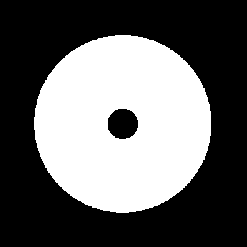
//> input picture DIP/play/hw/image2.bmp, 247 x 247 px
$ ./radon image2.bmp   (built with g++ and OpenCV 4)
//> lines starting //> are read from the running program, lines starting //| are printed output that depends on the picture; after the words box and inside, x2 and y2 are one past the last pixel; in counts of white or black regions, pixels touching at a corner belong together
// radon.cpp
// C++20, OpenCV >= 4
//
// 编译： g++ -std=c++20 radon.cpp `pkg-config --cflags --libs opencv4` -O2 -o radon
//
// 用法： ./radon input.png sinogram.png profile.png [num_angles] [profile_angle_deg]
//   默认 num_angles = 180 (0..179 deg)
//   默认 profile_angle_deg = 90
//
// 输出：生成 sinogram（灰度图）和指定角度的剖面图（profile）

#include <opencv2/opencv.hpp>
#include <cmath>
#include <iostream>
#include <string>

using namespace cv;
using std::cerr;
using std::cout;
using std::endl;
using std::string;

static Mat rotateImage(const Mat &src, double angle_deg, const Size &dstSize)
{
    // 旋转中心取图像中心；使用双线性插值并填充为 0（黑）
    Point2f center((float)(src.cols / 2.0), (float)(src.rows / 2.0));
    Mat M = getRotationMatrix2D(center, angle_deg, 1.0);

    // 为了把旋转后的图像完整装下，先把仿射矩阵平移到目标图像中心
    // 这里假设 dstSize 是足够大的（通常为对角线长度的正方形）
    // 需要把旋转中心从 src 的中心映射到 dst 的中心
    M.at<double>(0, 2) += (dstSize.width - src.cols) / 2.0;
    M.at<double>(1, 2) += (dstSize.height - src.rows) / 2.0;

    Mat dst;
    warpAffine(src, dst, M, dstSize, INTER_LINEAR, BORDER_CONSTANT, Scalar(0));
    return dst;
}

int main(int argc, char **argv)
{
    if (argc < 2)
    {
        cout << "Usage: " << argv[0] << " input.png [num_angles] [profile_angle_deg]\n";
        return 0;
    }

    string inPath = argv[1];
    int numAngles = (argc >= 3) ? std::stoi(argv[2]) : 180;
    int profileAngleDeg = (argc >= 4) ? std::stoi(argv[3]) : 90;
    string sinogramOut = "sinogram" + std::to_string(numAngles) + ".png";
    string profileOut = "profile" + std::to_string(profileAngleDeg) + ".png";

    // 读入灰度图
    Mat img = imread(inPath, IMREAD_GRAYSCALE);
//> img: 247 rows x 247 cols, CV_8UC1; 39.3% white; 1 white region, box (x1, y1, x2, y2) and area: (34, 35, 211, 213) 23959
    if (img.empty())
    {
        cerr << "Error: cannot load image: " << inPath << endl;
        return 1;
    }

    // 转为 double 精度以避免整型溢出和丢失
    Mat img_d;
    img.convertTo(img_d, CV_64F, 1.0 / 255.0);

    // 为旋转后图像准备合适尺寸：使用对角线长度作为宽高（保证旋转不裁剪）
    double diag = std::sqrt((double)img_d.cols * img_d.cols + (double)img_d.rows * img_d.rows);
//> diag = 349.3
    int outSize = (int)std::ceil(diag);
//> outSize = 350
    Size padSize(outSize, outSize);
//> padSize = Size(350, 350)

    // 为了把原图放在中心，创建一个 pad 图像（将 src 放到中心）
    Mat padded = Mat::zeros(padSize, img_d.type());
    int xoff = (padSize.width - img_d.cols) / 2;
//> xoff = 51
    int yoff = (padSize.height - img_d.rows) / 2;
//> yoff = 51
    img_d.copyTo(padded(Rect(xoff, yoff, img_d.cols, img_d.rows)));
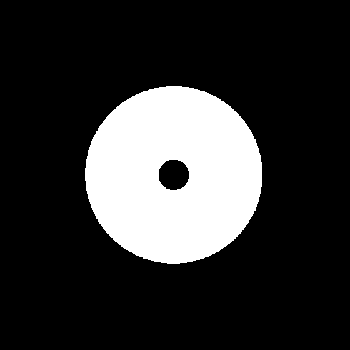
//> padded: 350 rows x 350 cols, CV_64FC1; values 0 (black) and 1 (white), 19.6% white; 1 white region, box (x1, y1, x2, y2) and area: (85, 86, 262, 264) 23959

    // sinogram: 每一行对应一个角度，每列对应投影位置 s
    Mat sinogram = Mat::zeros(numAngles, outSize, CV_64F);

    // 角度从 0 到 180（不含 180）等分
    for (int i = 0; i < numAngles; ++i)
    {
        double theta = (180.0 * i) / numAngles; // degrees
        // 为了得到角度 theta 的投影，我们把图像逆向旋转 -theta（使该投影变为竖直方向上的列和）
        Mat rotated = rotateImage(padded, -theta, padSize);

        // 对列方向求和 => 得到长度为 outSize 的投影向量
        Mat projection;
        // 把求和结果放到 projection（1 x outSize）
        reduce(rotated, projection, 0, REDUCE_SUM, CV_64F);

        for (int c = 0; c < outSize; ++c)
        {
            sinogram.at<double>(i, c) = projection.at<double>(0, c);
        }
    }
//> this loop made 180 passes
//> pass 3, in rotateImage (call 3), `warpAffine(src, dst, M, dstSize, INTER_LINEAR, BORDER_CONSTANT, Scalar..`:
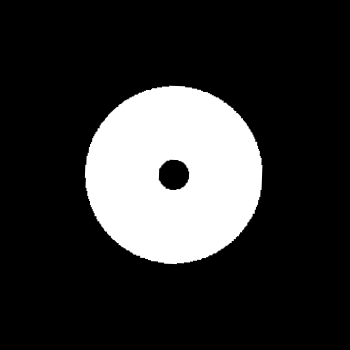
//> dst: 350 rows x 350 cols, CV_64FC1; min 0, max 1, mean 0.196
//> after the loop:
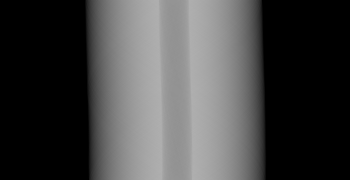
//> sinogram: 180 rows x 350 cols, CV_64FC1; min 0, max 175.5, mean 68.5

    // 归一化 sinogram 到 [0,255] 以方便保存显示
    double smin, smax;
    minMaxLoc(sinogram, &smin, &smax);
//> smin = 0; smax = 175.5
    Mat sinogram_norm;
    if (smax - smin < 1e-12)
    {
        sinogram_norm = Mat::zeros(sinogram.size(), CV_8U);
    }
    else
    {
        sinogram.convertTo(sinogram_norm, CV_8U, 255.0 / (smax - smin), -smin * 255.0 / (smax - smin));
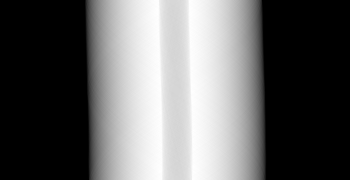
//> sinogram_norm: 180 rows x 350 cols, CV_8UC1; min 0, max 255, mean 99.5
    }

    imwrite(sinogramOut, sinogram_norm);
    cout << "Saved sinogram to " << sinogramOut << endl;

    // 生成 profile 图像（剖面）: 找到最接近的角度索引
    // 将角度映射回索引
    int angleIndex = (int)std::round((profileAngleDeg / 180.0) * numAngles) % numAngles;
    if (angleIndex < 0)
        angleIndex += numAngles;

    // 取出该行投影（double）
    Mat profileRow = sinogram.row(angleIndex); // 1 x outSize
//> profileRow = 350 values, max 175 at index 160, min 0 at index 0, mean 68.45

    // 归一化 profile 到画布高度
    int plotW = outSize;
//> plotW = 350
    int plotH = 400;
    Mat plot = Mat::zeros(plotH, plotW, CV_8U);

    // 将 profileRow 线性映射到 [0, plotH-1]
    double pmin, pmax;
    minMaxLoc(profileRow, &pmin, &pmax);
//> pmin = 0; pmax = 175
    if (pmax - pmin < 1e-12)
    {
        // 全零投影 -> 空白图
    }
    else
    {
        // 画折线（从左到右）
        std::vector<Point> pts;
        pts.reserve(plotW);
        for (int x = 0; x < plotW; ++x)
        {
            double v = profileRow.at<double>(0, x);
            double nv = (v - pmin) / (pmax - pmin);                // 0..1
            int y = plotH - 1 - (int)std::round(nv * (plotH - 1)); // 底部为 0
            pts.emplace_back(x, y);
        }
//> after the loop, pts = 350 Points (x, y), first 12: [0, 399], [1, 399], [2, 399], [3, 399], [4, 399], [5, 399], [6, 399], [7, 399], [8, 399], [9, 399], [10, 399], [11, 399]
        // 把点连起来（白色折线）
        for (size_t k = 1; k < pts.size(); ++k)
        {
            line(plot, pts[k - 1], pts[k], Scalar(255), 1, LINE_AA);
        }
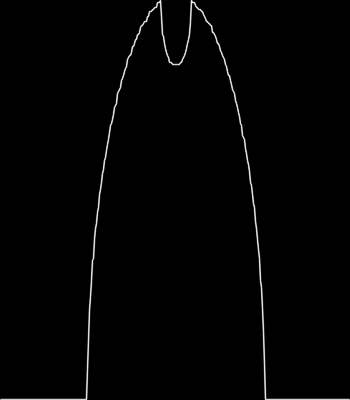
//> plot: 400 rows x 350 cols, CV_8UC1; min 0, max 249, mean 2.7
    }

    imwrite(profileOut, plot);
    cout << "Saved profile (angle " << profileAngleDeg << " deg, index " << angleIndex << ") to " << profileOut << endl;

    return 0;
}

$ run again, on DIP/play/hw/image4.jpeg
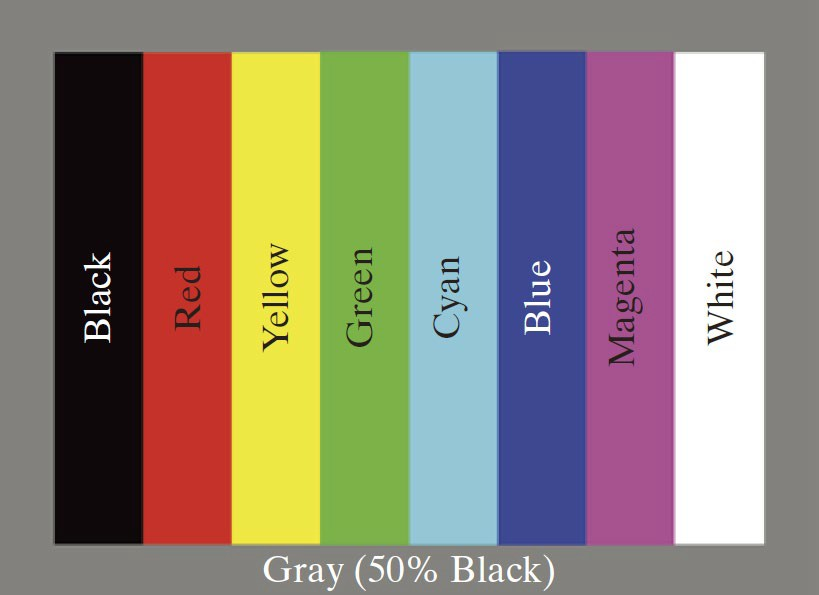
//> input picture DIP/play/hw/image4.jpeg, 819 x 595 px
//> the loop `for (int i = 0; i < numAngles; ++i)` made 180 passes
//> after the loop `for (int i = 0; i < numAngles; ++i)`:
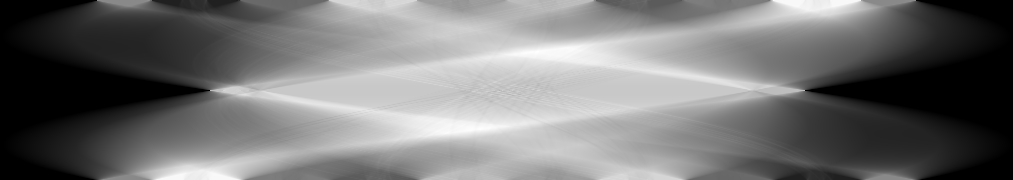
//> sinogram: 180 rows x 1013 cols, CV_64FC1; min 0, max 558.6, mean 255.1; drawn with min black and max white
//> smin = 0; smax = 558.6
//> profileRow = 1013 values, max 467.7 at index 224, min 0 at index 0, mean 255.1
//> pmin = 0; pmax = 467.7
//> after the loop `for (int x = 0; x < plotW; ++x)`: pts = 1013 Points (x, y), first 12: [0, 399], [1, 399], [2, 399], [3, 399], [4, 399], [5, 399], [6, 399], [7, 399], [8, 399], [9, 399], [10, 399], [11, 399]
//> after the loop `for (size_t k = 1; k < pts.size(); ++k)`:
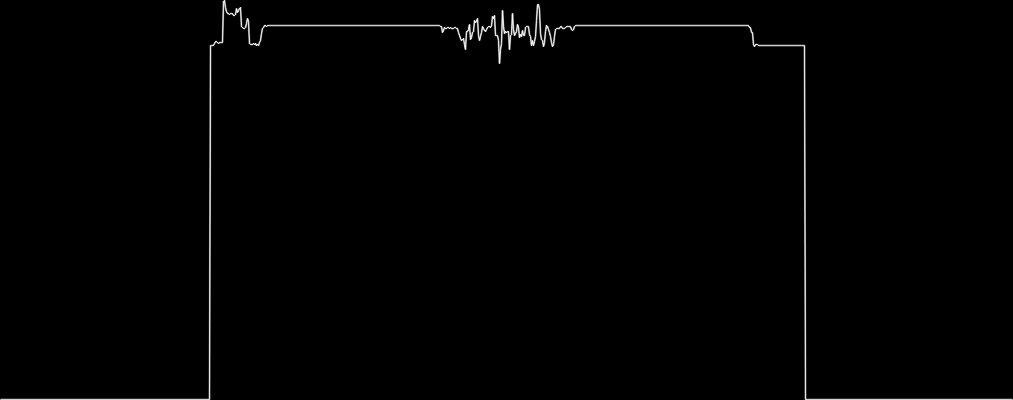
//> plot: 400 rows x 1013 cols, CV_8UC1; min 0, max 253, mean 1.9

$ run again, on DIP/play/hw/profile0.png
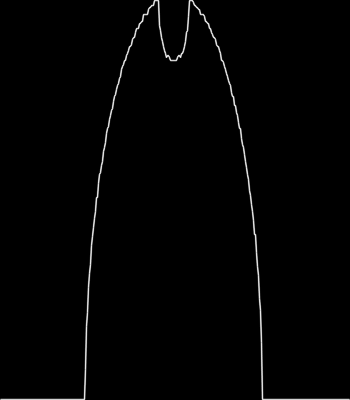
//> input picture DIP/play/hw/profile0.png, 350 x 400 px
//> img is the input picture: 400 rows x 350 cols, CV_8UC1; min 0, max 246, mean 2.7
//> the loop `for (int i = 0; i < numAngles; ++i)` made 180 passes
//> after the loop `for (int i = 0; i < numAngles; ++i)`:
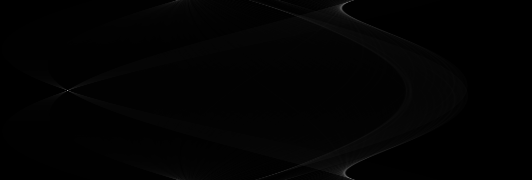
//> sinogram: 180 rows x 532 cols, CV_64FC1; min 0, max 141.6, mean 2.8
//> smin = 0; smax = 141.6
//> profileRow = 532 values, max 141.6 at index 67, min 0 at index 0, mean 2.81
//> pmin = 0; pmax = 141.6
//> after the loop `for (int x = 0; x < plotW; ++x)`: pts = 532 Points (x, y), first 12: [0, 399], [1, 399], [2, 399], [3, 399], [4, 399], [5, 399], [6, 399], [7, 399], [8, 399], [9, 399], [10, 399], [11, 399]
//> after the loop `for (size_t k = 1; k < pts.size(); ++k)`:
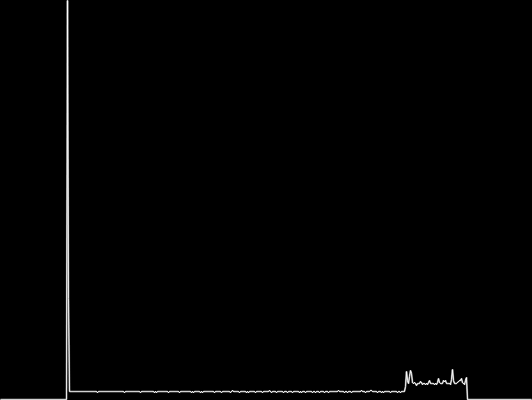
//> plot: 400 rows x 532 cols, CV_8UC1; min 0, max 253, mean 2.1
